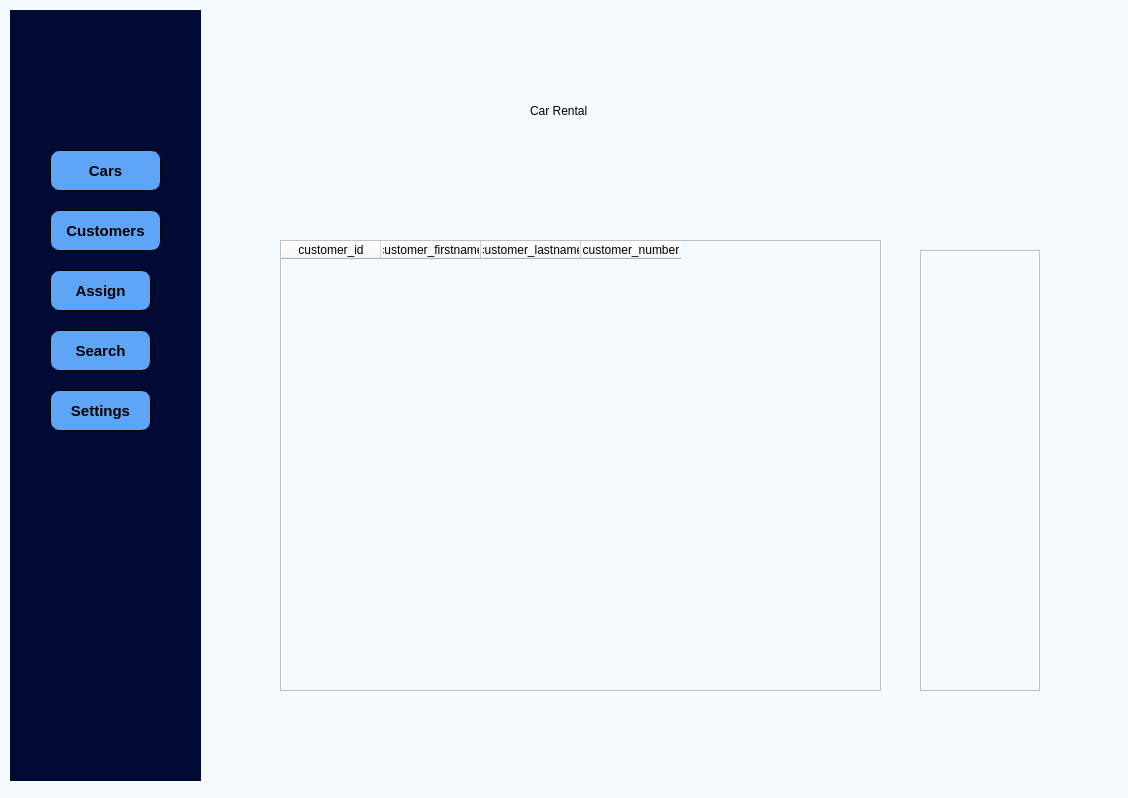
<?xml version="1.0" encoding="UTF-8"?>
<ui version="4.0">
 <class>MainWindow</class>
 <widget class="QMainWindow" name="MainWindow">
  <property name="geometry">
   <rect>
    <x>0</x>
    <y>0</y>
    <width>1128</width>
    <height>798</height>
   </rect>
  </property>
  <property name="windowTitle">
   <string>MainWindow</string>
  </property>
  <property name="styleSheet">
   <string notr="true">background-color: rgb(245, 250, 254);</string>
  </property>
  <widget class="QWidget" name="centralwidget">
   <widget class="QWidget" name="icon_widget" native="true">
    <property name="geometry">
     <rect>
      <x>10</x>
      <y>10</y>
      <width>191</width>
      <height>771</height>
     </rect>
    </property>
    <property name="styleSheet">
     <string notr="true">QWidget{
background-color: rgb(0, 10, 52);
}

QPushButton{
	background-color: rgb(95, 165, 247);
	border-radius: 9px;
	border: 1px solid black;
	padding: 7px;
}

QPushButton:hover{
	background-color: rgb(255, 0, 0);
}</string>
    </property>
    <widget class="QLabel" name="label">
     <property name="geometry">
      <rect>
       <x>50</x>
       <y>20</y>
       <width>80</width>
       <height>80</height>
      </rect>
     </property>
     <property name="minimumSize">
      <size>
       <width>80</width>
       <height>80</height>
      </size>
     </property>
     <property name="maximumSize">
      <size>
       <width>80</width>
       <height>80</height>
      </size>
     </property>
     <property name="text">
      <string/>
     </property>
     <property name="pixmap">
      <pixmap resource="resources.qrc">:/icons/car-logo-small.png</pixmap>
     </property>
     <property name="scaledContents">
      <bool>true</bool>
     </property>
    </widget>
    <widget class="QPushButton" name="customersMenu">
     <property name="geometry">
      <rect>
       <x>40</x>
       <y>200</y>
       <width>111</width>
       <height>41</height>
      </rect>
     </property>
     <property name="font">
      <font>
       <pointsize>11</pointsize>
       <bold>true</bold>
      </font>
     </property>
     <property name="cursor">
      <cursorShape>PointingHandCursor</cursorShape>
     </property>
     <property name="text">
      <string>Customers</string>
     </property>
     <property name="icon">
      <iconset resource="resources.qrc">
       <normaloff>:/icons/customer.png</normaloff>:/icons/customer.png</iconset>
     </property>
     <property name="iconSize">
      <size>
       <width>22</width>
       <height>22</height>
      </size>
     </property>
     <property name="autoRepeat">
      <bool>false</bool>
     </property>
     <property name="autoExclusive">
      <bool>false</bool>
     </property>
    </widget>
    <widget class="QPushButton" name="carsMenu">
     <property name="geometry">
      <rect>
       <x>40</x>
       <y>140</y>
       <width>111</width>
       <height>41</height>
      </rect>
     </property>
     <property name="font">
      <font>
       <pointsize>11</pointsize>
       <bold>true</bold>
       <underline>false</underline>
      </font>
     </property>
     <property name="cursor">
      <cursorShape>PointingHandCursor</cursorShape>
     </property>
     <property name="text">
      <string>Cars</string>
     </property>
     <property name="icon">
      <iconset resource="resources.qrc">
       <normaloff>:/icons/car2.png</normaloff>:/icons/car2.png</iconset>
     </property>
     <property name="iconSize">
      <size>
       <width>35</width>
       <height>35</height>
      </size>
     </property>
     <property name="flat">
      <bool>false</bool>
     </property>
    </widget>
    <widget class="QPushButton" name="pushButton_3">
     <property name="geometry">
      <rect>
       <x>40</x>
       <y>260</y>
       <width>101</width>
       <height>41</height>
      </rect>
     </property>
     <property name="font">
      <font>
       <pointsize>11</pointsize>
       <bold>true</bold>
      </font>
     </property>
     <property name="text">
      <string>Assign</string>
     </property>
     <property name="icon">
      <iconset resource="resources.qrc">
       <normaloff>:/icons/assign.png</normaloff>:/icons/assign.png</iconset>
     </property>
     <property name="iconSize">
      <size>
       <width>25</width>
       <height>25</height>
      </size>
     </property>
    </widget>
    <widget class="QPushButton" name="pushButton_4">
     <property name="geometry">
      <rect>
       <x>40</x>
       <y>320</y>
       <width>101</width>
       <height>41</height>
      </rect>
     </property>
     <property name="font">
      <font>
       <pointsize>11</pointsize>
       <bold>true</bold>
      </font>
     </property>
     <property name="text">
      <string>Search</string>
     </property>
     <property name="icon">
      <iconset resource="resources.qrc">
       <normaloff>:/icons/search2.png</normaloff>:/icons/search2.png</iconset>
     </property>
     <property name="iconSize">
      <size>
       <width>32</width>
       <height>32</height>
      </size>
     </property>
    </widget>
    <widget class="QPushButton" name="pushButton_5">
     <property name="geometry">
      <rect>
       <x>40</x>
       <y>380</y>
       <width>101</width>
       <height>41</height>
      </rect>
     </property>
     <property name="font">
      <font>
       <pointsize>11</pointsize>
       <bold>true</bold>
      </font>
     </property>
     <property name="cursor">
      <cursorShape>PointingHandCursor</cursorShape>
     </property>
     <property name="text">
      <string>Settings</string>
     </property>
     <property name="icon">
      <iconset resource="resources.qrc">
       <normaloff>:/icons/setting.png</normaloff>:/icons/setting.png</iconset>
     </property>
     <property name="iconSize">
      <size>
       <width>32</width>
       <height>32</height>
      </size>
     </property>
    </widget>
   </widget>
   <widget class="QWidget" name="main_menu" native="true">
    <property name="geometry">
     <rect>
      <x>210</x>
      <y>20</y>
      <width>871</width>
      <height>771</height>
     </rect>
    </property>
    <widget class="QWidget" name="header_widget" native="true">
     <property name="geometry">
      <rect>
       <x>70</x>
       <y>30</y>
       <width>761</width>
       <height>121</height>
      </rect>
     </property>
     <widget class="QLabel" name="page_name_label">
      <property name="geometry">
       <rect>
        <x>250</x>
        <y>30</y>
        <width>131</width>
        <height>61</height>
       </rect>
      </property>
      <property name="text">
       <string>Car Rental</string>
      </property>
      <property name="scaledContents">
       <bool>true</bool>
      </property>
     </widget>
    </widget>
    <widget class="QStackedWidget" name="pages_stack">
     <property name="geometry">
      <rect>
       <x>20</x>
       <y>170</y>
       <width>831</width>
       <height>541</height>
      </rect>
     </property>
     <property name="currentIndex">
      <number>1</number>
     </property>
     <widget class="QWidget" name="cars_page">
      <widget class="QTableWidget" name="carTable">
       <property name="geometry">
        <rect>
         <x>30</x>
         <y>40</y>
         <width>591</width>
         <height>441</height>
        </rect>
       </property>
       <property name="font">
        <font>
         <pointsize>10</pointsize>
         <bold>false</bold>
        </font>
       </property>
       <property name="styleSheet">
        <string notr="true">QTabWidget::tab-bar {

 }

 QTabBar::tab {
  background: gray;
  color: white;
  padding: 10px;
 }

 QTabBar::tab:selected {
  background: lightgray;
 }</string>
       </property>
       <column>
        <property name="text">
         <string>Car_ID</string>
        </property>
       </column>
       <column>
        <property name="text">
         <string>car_brand</string>
        </property>
       </column>
       <column>
        <property name="text">
         <string>car_year</string>
        </property>
       </column>
       <column>
        <property name="text">
         <string>car_plate</string>
        </property>
       </column>
       <column>
        <property name="text">
         <string>car_color</string>
        </property>
       </column>
      </widget>
      <widget class="QStackedWidget" name="stackedWidget_2">
       <property name="geometry">
        <rect>
         <x>640</x>
         <y>40</y>
         <width>191</width>
         <height>451</height>
        </rect>
       </property>
       <property name="currentIndex">
        <number>0</number>
       </property>
       <widget class="QWidget" name="add_car">
        <widget class="QFrame" name="frame_3">
         <property name="geometry">
          <rect>
           <x>10</x>
           <y>30</y>
           <width>161</width>
           <height>381</height>
          </rect>
         </property>
         <property name="frameShape">
          <enum>QFrame::StyledPanel</enum>
         </property>
         <property name="frameShadow">
          <enum>QFrame::Raised</enum>
         </property>
         <widget class="QLineEdit" name="brandInput">
          <property name="geometry">
           <rect>
            <x>30</x>
            <y>40</y>
            <width>113</width>
            <height>22</height>
           </rect>
          </property>
         </widget>
         <widget class="QLineEdit" name="yearInput">
          <property name="geometry">
           <rect>
            <x>30</x>
            <y>100</y>
            <width>113</width>
            <height>22</height>
           </rect>
          </property>
         </widget>
         <widget class="QLineEdit" name="plateInput">
          <property name="geometry">
           <rect>
            <x>30</x>
            <y>160</y>
            <width>113</width>
            <height>22</height>
           </rect>
          </property>
         </widget>
         <widget class="QLineEdit" name="colorInput">
          <property name="geometry">
           <rect>
            <x>30</x>
            <y>220</y>
            <width>113</width>
            <height>22</height>
           </rect>
          </property>
         </widget>
         <widget class="QPushButton" name="addCarButton">
          <property name="geometry">
           <rect>
            <x>40</x>
            <y>280</y>
            <width>75</width>
            <height>24</height>
           </rect>
          </property>
          <property name="text">
           <string>add car</string>
          </property>
         </widget>
         <widget class="QLabel" name="label_2">
          <property name="geometry">
           <rect>
            <x>30</x>
            <y>20</y>
            <width>49</width>
            <height>16</height>
           </rect>
          </property>
          <property name="text">
           <string>brand</string>
          </property>
         </widget>
         <widget class="QLabel" name="label_4">
          <property name="geometry">
           <rect>
            <x>30</x>
            <y>190</y>
            <width>49</width>
            <height>16</height>
           </rect>
          </property>
          <property name="text">
           <string>color</string>
          </property>
         </widget>
         <widget class="QLabel" name="label_5">
          <property name="geometry">
           <rect>
            <x>30</x>
            <y>70</y>
            <width>49</width>
            <height>16</height>
           </rect>
          </property>
          <property name="text">
           <string>year</string>
          </property>
         </widget>
         <widget class="QLabel" name="label_6">
          <property name="geometry">
           <rect>
            <x>30</x>
            <y>130</y>
            <width>49</width>
            <height>16</height>
           </rect>
          </property>
          <property name="text">
           <string>plate</string>
          </property>
         </widget>
         <widget class="QPushButton" name="cancel_button">
          <property name="geometry">
           <rect>
            <x>40</x>
            <y>330</y>
            <width>75</width>
            <height>24</height>
           </rect>
          </property>
          <property name="text">
           <string>cancel</string>
          </property>
         </widget>
        </widget>
        <widget class="QLabel" name="label_3">
         <property name="geometry">
          <rect>
           <x>30</x>
           <y>10</y>
           <width>49</width>
           <height>16</height>
          </rect>
         </property>
         <property name="text">
          <string>add car</string>
         </property>
        </widget>
       </widget>
       <widget class="QWidget" name="page_3"/>
      </widget>
     </widget>
     <widget class="QWidget" name="customs_page">
      <widget class="QFrame" name="frame_2">
       <property name="geometry">
        <rect>
         <x>690</x>
         <y>60</y>
         <width>120</width>
         <height>441</height>
        </rect>
       </property>
       <property name="frameShape">
        <enum>QFrame::StyledPanel</enum>
       </property>
       <property name="frameShadow">
        <enum>QFrame::Raised</enum>
       </property>
      </widget>
      <widget class="QTableWidget" name="customerTable">
       <property name="geometry">
        <rect>
         <x>50</x>
         <y>50</y>
         <width>601</width>
         <height>451</height>
        </rect>
       </property>
       <column>
        <property name="text">
         <string>customer_id</string>
        </property>
       </column>
       <column>
        <property name="text">
         <string>customer_firstname</string>
        </property>
       </column>
       <column>
        <property name="text">
         <string>customer_lastname</string>
        </property>
       </column>
       <column>
        <property name="text">
         <string>customer_number</string>
        </property>
       </column>
      </widget>
     </widget>
     <widget class="QWidget" name="page">
      <widget class="QTableWidget" name="assignments">
       <property name="geometry">
        <rect>
         <x>40</x>
         <y>30</y>
         <width>571</width>
         <height>491</height>
        </rect>
       </property>
       <column>
        <property name="text">
         <string>Assignment_id</string>
        </property>
       </column>
       <column>
        <property name="text">
         <string>car_id</string>
        </property>
       </column>
       <column>
        <property name="text">
         <string>customer_id</string>
        </property>
       </column>
       <column>
        <property name="text">
         <string>assignment_date</string>
        </property>
       </column>
      </widget>
      <widget class="QFrame" name="frame">
       <property name="geometry">
        <rect>
         <x>649</x>
         <y>39</y>
         <width>141</width>
         <height>481</height>
        </rect>
       </property>
       <property name="frameShape">
        <enum>QFrame::StyledPanel</enum>
       </property>
       <property name="frameShadow">
        <enum>QFrame::Raised</enum>
       </property>
       <widget class="QLineEdit" name="lineEdit">
        <property name="geometry">
         <rect>
          <x>30</x>
          <y>110</y>
          <width>91</width>
          <height>21</height>
         </rect>
        </property>
       </widget>
       <widget class="QLineEdit" name="lineEdit_2">
        <property name="geometry">
         <rect>
          <x>20</x>
          <y>170</y>
          <width>113</width>
          <height>22</height>
         </rect>
        </property>
       </widget>
      </widget>
     </widget>
    </widget>
   </widget>
  </widget>
 </widget>
 <resources>
  <include location="resources.qrc"/>
 </resources>
 <connections/>
</ui>
